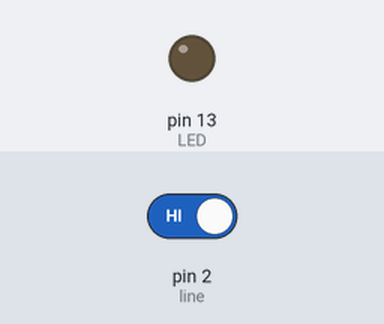
Simulated run of this sketch. Board: Arduino Uno, built with avr-gcc and run on an emulated ATmega328P. On the bench: output pins drawn as LEDs (lit = HIGH). Dashed ring = blinking. Inputs (shaded band) come from the test bench; at power-on: pin 2 (line) HIGH.

Above: at 1.2 s.
1.3 s: pin 2 (line) driven LOW
At 1.45 s:
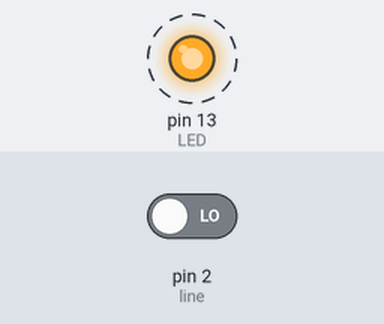
4.3 s: pin 2 (line) driven HIGH
At 5.2 s:
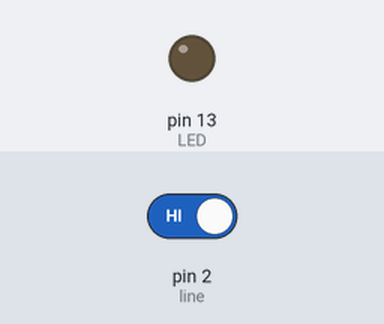
Timing chart, 0 to 7.3 s (numbered marks = the images above; inputs shaded):
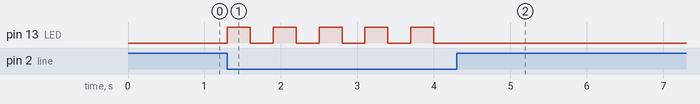

The sketch:

IR.ino
```cpp
volatile boolean blink = LOW; //인터럽트 발생할 때마다 반대로 바꿔줄 변수
#define line 2 //인터럽트 쓸 수 있는 디지털 핀 2, 3중에 선택
#define LED 13 //내장 LED


void setup() {
  //Serial.begin(9600);
  pinMode(line, INPUT_PULLUP);
  pinMode(LED, OUTPUT);
  attachInterrupt(digitalPinToInterrupt(line), detect, CHANGE); //모드 FALLING RISING CHANGE 중 선택 가능
}

void loop() {
  if(blink){ //blink == HIGH 일 때 진입. LED 깜빡이는 코드
    digitalWrite(LED, HIGH);
    delay(300);
    digitalWrite(LED, LOW);
    delay(300);
  }
  else{ //blink == LOW
    digitalWrite(LED, LOW); //LED 꺼짐
  }
  //int digout = digitalRead(line);
  //Serial.println(digout); //검출안되면 1, 검출되면 0이 나타남을 확인
  //delay(300);
}

void detect(){ //인터럽트 발생시 진입
  blink = !blink; //blink 반대로 변환
}
```

Measured:
- after the input at 1.3 s, pin 13 (LED): alternates HIGH for 0.30 s and LOW for 0.30 s, starting at once
- after the input at 4.3 s, pin 13 (LED): stops changing and stays LOW
